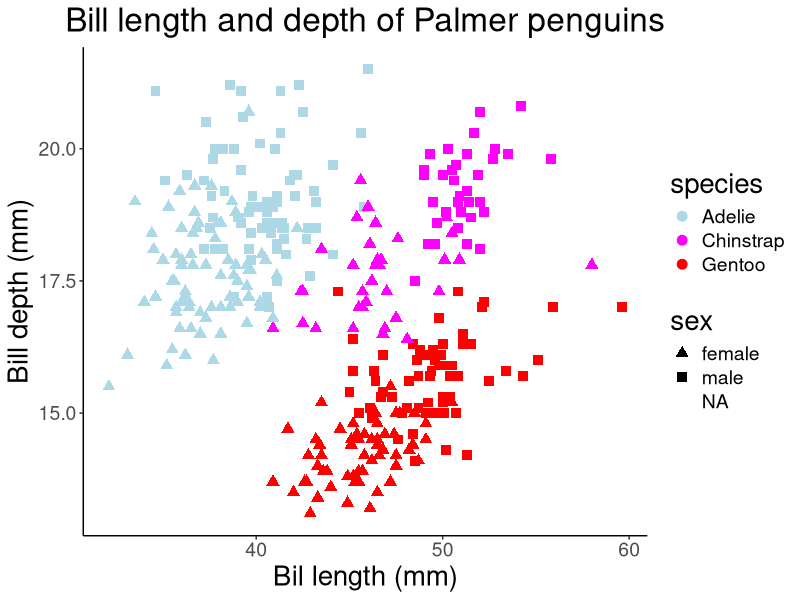

Generate this figure with R:
## ---- chunk 1
#| label: installpackage 
#| install.packages("palmerpenguins")


## ---- chunk 2
#| label: loadlibraries
library(tidyverse)
library(palmerpenguins)

## ---- chunk 3
#| label: loaddata
data(penguins)

## ---- chunk 4
#| label: examinedata
head(penguins)

## ---- chunk 5
#| label: theplot
ggplot(data=penguins)+
    geom_point(aes(x=bill_length_mm,y = bill_depth_mm,color=species,shape=sex),size=3)+
    scale_color_manual(values = c("Adelie" = "lightblue","Chinstrap"="magenta","Gentoo"="red")) +
    scale_shape_manual(values = c("male" = 15,"female"= 17,"NA"=18)) +
    labs(x = "Bil length (mm)",y="Bill depth (mm)",title="Bill length and depth of Palmer penguins") +
    theme_classic()+
    theme(axis.text=element_text(size=14),
          axis.title=element_text(size = 20),
          plot.title=element_text(size=24,hjust=0.5),
          legend.text = element_text(size=14),
          legend.title = element_text(size = 20)
          )
